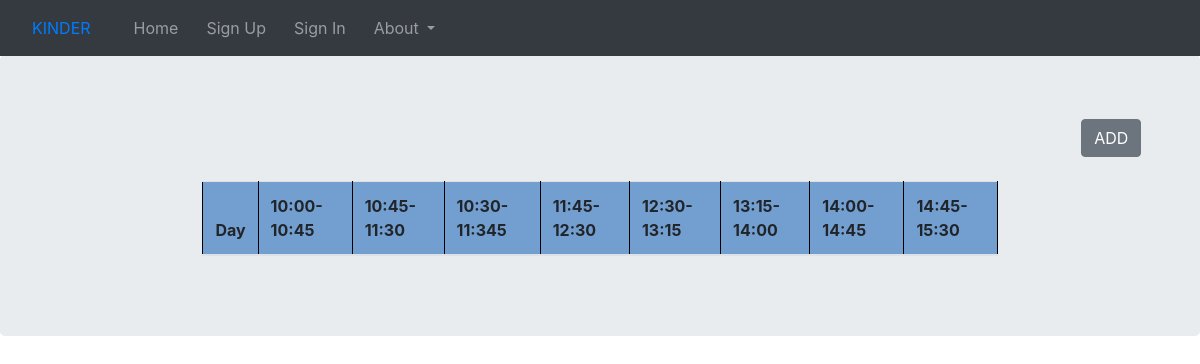
The app's page /home/routine/, older data.
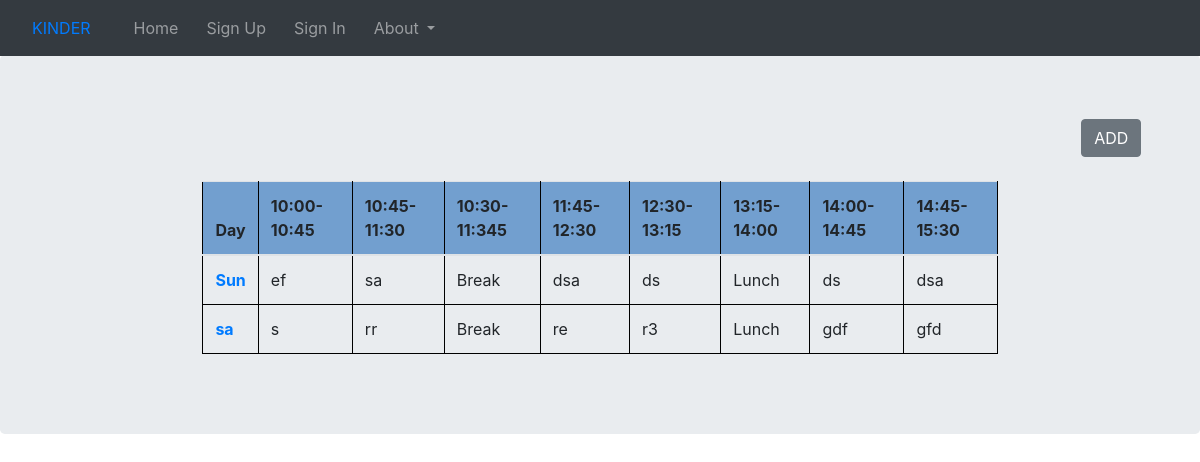
The same page, newer data.
### second/models.py (models this page shows, shortened)
class Routine(models.Model):
    day = models.CharField(max_length=30)
    ten_ten45 = models.CharField(max_length=30)
    ten45_eleven30 = models.CharField(max_length=30)
    eleven45_twelve30 = models.CharField(max_length=30)
    twelve30_one15 = models.CharField(max_length=30)
    two_two45 = models.CharField(max_length=30)
    two45_three30 = models.CharField(max_length=30)

### second/views.py (the view)
# urls.py: path('routine/', RoutineListView.as_view(), name='routine'),
class RoutineListView(ListView):
    model = Routine
    template_name = 'routine.html'
    context_object_name = 'routine'

### second/templates/routine.html (shortened to what this page needs)
{% extends "base1.html" %}
{% block base2 %}
<!DOCTYPE html>
<html lang="en">
<head>
</head>
<body style="padding-top: 55px;">
<div class="jumbotron">
        <center>
        <button class='btn btn-secondary' onclick="location.href='{% url 'addroutine' %}'" style="margin-left:90%;">ADD</button>
        <br>
        <br>
        <table class="table table-hover" id="myTable" style="width: 70%">
            <thead class="thead-gray">
                <tr>
                    <th>Day</th>
                    <th>10:00-10:45</th>
                    <th>10:45-11:30</th>
                    <th>10:30-11:345</th>
                    <th>11:45-12:30</th>
                    <th>12:30-13:15</th>
                    <th>13:15-14:00</th>
                    <th>14:00-14:45</th>
                    <th>14:45-15:30</th>
                </tr>
            </thead>
            {% for rout in routine %}
                    <tr>
                    <td><b><a href="#">{{rout.day}}</a></b></td>
                    <td>{{rout.ten_ten45}}</td>
                    <td>{{rout.ten45_eleven30}}</td>
                    <td>Break</td>
                    <td>{{rout.eleven45_twelve30}}</td>
                    <td>{{rout.twelve30_one15}}</td>
                    <td>Lunch</td>
                    <td>{{rout.two_two45}}</td>
                    <td>{{rout.two45_three30}}</td>
                    </tr>
            {% endfor %}
        </table>
        </center>
</div>
</body>
</html>
{% endblock %}

Row changes from the older to the newer data that the page shows:
added Routine: day "Sun", ten_ten45 "ef", ten45_eleven30 "sa", eleven45_twelve30 "dsa", twelve30_one15 "ds", two_two45 "ds", two45_three30 "dsa"
added Routine: day "sa", ten_ten45 "s", ten45_eleven30 "rr", eleven45_twelve30 "re", twelve30_one15 "r3", two_two45 "gdf", two45_three30 "gfd"
